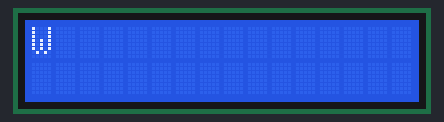
This sketch was run on a simulated Arduino Uno, built with avr-gcc and run on an emulated ATmega328P. Shown: 16×2 character LCD.

Above: at 0.1 s.
At 1.1 s:
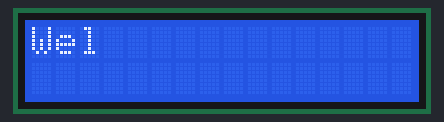
At 2.6 s:
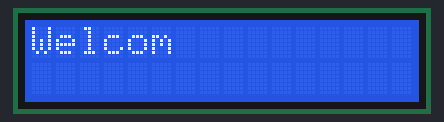
At 4.1 s:
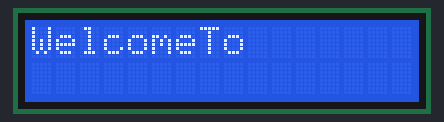
At 5.6 s:
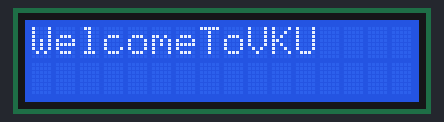
At 12.4 s:
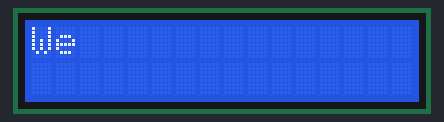

The sketch:

Lab7.ino
```cpp
#include<LiquidCrystal.h>
LiquidCrystal lcd(12,11,5,4,3,2);
void setup() {
  // put your setup code here, to run once:
  lcd.begin(16,2);
}

void loop() {
  // put your main code here, to run repeatedly:
  introduce();
}

void introduce() {
  lcd.clear();
  lcd.setCursor(0,0);
  lcd.print("W");
  delay(500);
  lcd.print("e");
  delay(500);
  lcd.print("l");
  delay(500);
  lcd.print("c");
  delay(500);
  lcd.print("o");
  delay(500);
  lcd.print("m");
  delay(500);
  lcd.print("e");
  delay(500);
  lcd.print("T");
  delay(500);
  lcd.print("o");
  delay(500);
  lcd.print("V");
  delay(500);
  lcd.print("K");
  delay(500);
  lcd.print("U");
  delay(500);
  for(int i = 0; i < 3; i++) {
    lcd.noDisplay();
    delay(300);
    lcd.display();
    delay(300);
  }
  for(int i = 0; i < 16; i++){
     lcd.scrollDisplayRight();
     delay(250);
  }
}
```

Measured:
- by itself, everything shown: repeats every 11.8 s, in 34 steps
- what the display in image 1 shows lasts 0.5 s, from 1.1 s to 1.6 s
